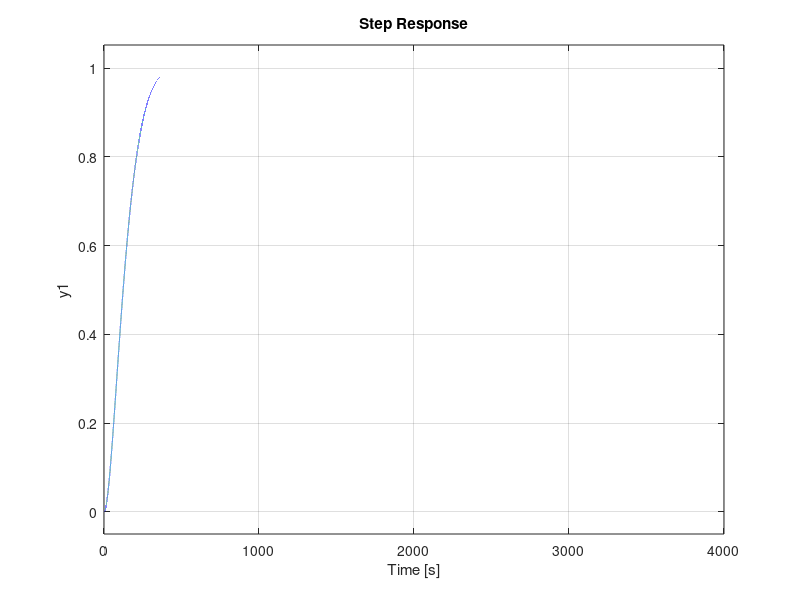

The MATLAB script that drew this image: (Note: this script raises an error after producing the figure.)
s = tf('s');
w_n = 0.01280928128794394; 
damp_f = 0.8909081606856718; 

kp = 5;
ki = 0.5;
kd = 0.2;

P = (w_n ^ 2)/((((s^2)*kd) + (s*kp) + ki)*(s+ (2*w_n*damp_f)));

%figure
%step(P)
%hold on

kp = 5;
ki = 0.5;
kd = 0.2;
C = pid(kp,ki,kd);
T = feedback(C*P,1);

t = 0:0.01:4000;
step(T,t)

%hold off
%legend('Without Kp','With Kp')

pidTuner(P,C)
